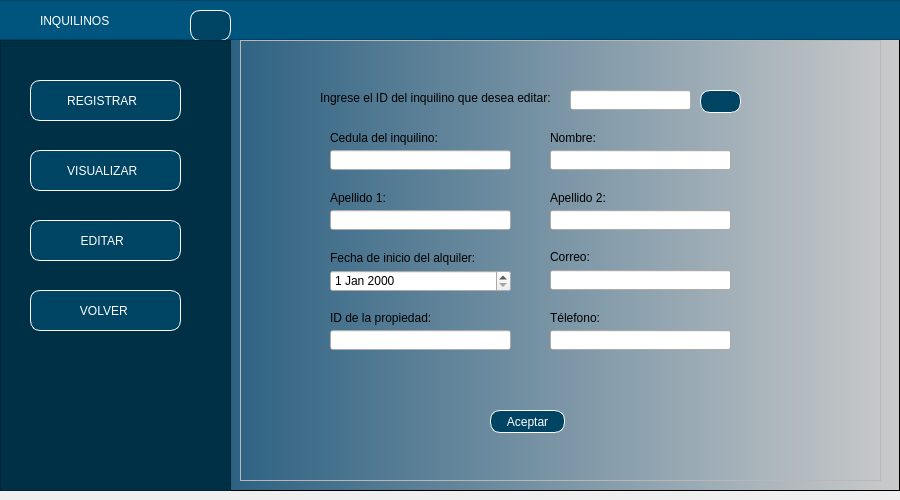
<?xml version="1.0" encoding="UTF-8"?>
<ui version="4.0">
 <class>MainWindow</class>
 <widget class="QMainWindow" name="MainWindow">
  <property name="geometry">
   <rect>
    <x>0</x>
    <y>0</y>
    <width>900</width>
    <height>500</height>
   </rect>
  </property>
  <property name="minimumSize">
   <size>
    <width>900</width>
    <height>500</height>
   </size>
  </property>
  <property name="maximumSize">
   <size>
    <width>900</width>
    <height>16777215</height>
   </size>
  </property>
  <property name="windowTitle">
   <string>MainWindow</string>
  </property>
  <widget class="QWidget" name="centralwidget">
   <layout class="QHBoxLayout" name="horizontalLayout" stretch="0">
    <property name="leftMargin">
     <number>0</number>
    </property>
    <property name="topMargin">
     <number>0</number>
    </property>
    <property name="rightMargin">
     <number>0</number>
    </property>
    <item>
     <widget class="QFrame" name="framefondo">
      <property name="styleSheet">
       <string notr="true">QWidget#framefondo{
background-color: qlineargradient(spread:pad, x1:0, y1:0, x2:1, y2:0, stop:0.039548 rgba(0, 67, 109, 255), stop:1 rgba(203, 203, 203, 255));}</string>
      </property>
      <property name="frameShape">
       <enum>QFrame::StyledPanel</enum>
      </property>
      <property name="frameShadow">
       <enum>QFrame::Raised</enum>
      </property>
      <widget class="QFrame" name="frame_superior">
       <property name="geometry">
        <rect>
         <x>-10</x>
         <y>0</y>
         <width>911</width>
         <height>40</height>
        </rect>
       </property>
       <property name="maximumSize">
        <size>
         <width>16777215</width>
         <height>40</height>
        </size>
       </property>
       <property name="styleSheet">
        <string notr="true">background-color: rgb(0, 85, 127);</string>
       </property>
       <property name="frameShape">
        <enum>QFrame::StyledPanel</enum>
       </property>
       <property name="frameShadow">
        <enum>QFrame::Raised</enum>
       </property>
       <widget class="QLabel" name="label">
        <property name="geometry">
         <rect>
          <x>50</x>
          <y>10</y>
          <width>181</width>
          <height>21</height>
         </rect>
        </property>
        <property name="styleSheet">
         <string notr="true">font: 16pt &quot;Arial&quot;;
color: white;</string>
        </property>
        <property name="text">
         <string>INQUILINOS</string>
        </property>
       </widget>
       <widget class="QPushButton" name="pushButton_5">
        <property name="geometry">
         <rect>
          <x>200</x>
          <y>10</y>
          <width>41</width>
          <height>31</height>
         </rect>
        </property>
        <property name="styleSheet">
         <string notr="true">QPushButton{
font: 87 9pt &quot;Arial&quot;;
background-color: rgb(0, 68, 100);
color:white;
border:1px solid white;
border-radius: 10px;
}


QPushButton:hover {
background-color:qlineargradient(spread:pad, x1:0, y1:0, x2:1, y2:0, stop:0.039548 rgba(0, 67, 109, 255), stop:1 rgba(203, 203, 203, 255))
}</string>
        </property>
        <property name="text">
         <string/>
        </property>
        <property name="icon">
         <iconset>
          <normaloff>./Imagenes/menu.png</normaloff>./Imagenes/menu.png</iconset>
        </property>
       </widget>
      </widget>
      <widget class="QFrame" name="frameBotones">
       <property name="geometry">
        <rect>
         <x>0</x>
         <y>40</y>
         <width>231</width>
         <height>451</height>
        </rect>
       </property>
       <property name="styleSheet">
        <string notr="true">QFrame{
background-color: rgb(0, 48, 70)
}


QPushButton{
font: 87 9pt &quot;Arial&quot;;
background-color: rgb(0, 68, 100);
color:white;
border:1px solid white;
border-radius: 10px;
}


QPushButton:hover {
background-color:qlineargradient(spread:pad, x1:0, y1:0, x2:1, y2:0, stop:0.039548 rgba(0, 67, 109, 255), stop:1 rgba(203, 203, 203, 255))
}</string>
       </property>
       <property name="frameShape">
        <enum>QFrame::StyledPanel</enum>
       </property>
       <property name="frameShadow">
        <enum>QFrame::Raised</enum>
       </property>
       <widget class="QPushButton" name="btnRegistrar_2">
        <property name="geometry">
         <rect>
          <x>30</x>
          <y>40</y>
          <width>151</width>
          <height>41</height>
         </rect>
        </property>
        <property name="layoutDirection">
         <enum>Qt::RightToLeft</enum>
        </property>
        <property name="styleSheet">
         <string notr="true"/>
        </property>
        <property name="text">
         <string>REGISTRAR  </string>
        </property>
        <property name="icon">
         <iconset>
          <normaloff>./Imagenes/registrar.png</normaloff>./Imagenes/registrar.png</iconset>
        </property>
       </widget>
       <widget class="QPushButton" name="btnVisualizar">
        <property name="geometry">
         <rect>
          <x>30</x>
          <y>110</y>
          <width>151</width>
          <height>41</height>
         </rect>
        </property>
        <property name="layoutDirection">
         <enum>Qt::RightToLeft</enum>
        </property>
        <property name="styleSheet">
         <string notr="true"/>
        </property>
        <property name="text">
         <string>VISUALIZAR  </string>
        </property>
        <property name="icon">
         <iconset>
          <normaloff>./Imagenes/buscar.png</normaloff>./Imagenes/buscar.png</iconset>
        </property>
       </widget>
       <widget class="QPushButton" name="btnEditar">
        <property name="geometry">
         <rect>
          <x>30</x>
          <y>180</y>
          <width>151</width>
          <height>41</height>
         </rect>
        </property>
        <property name="layoutDirection">
         <enum>Qt::RightToLeft</enum>
        </property>
        <property name="styleSheet">
         <string notr="true"/>
        </property>
        <property name="text">
         <string>EDITAR  </string>
        </property>
        <property name="icon">
         <iconset>
          <normaloff>./Imagenes/actualizar.png</normaloff>./Imagenes/actualizar.png</iconset>
        </property>
       </widget>
       <widget class="QPushButton" name="btnVolver">
        <property name="geometry">
         <rect>
          <x>30</x>
          <y>250</y>
          <width>151</width>
          <height>41</height>
         </rect>
        </property>
        <property name="layoutDirection">
         <enum>Qt::RightToLeft</enum>
        </property>
        <property name="text">
         <string>VOLVER </string>
        </property>
        <property name="icon">
         <iconset>
          <normaloff>./Imagenes/volver.png</normaloff>./Imagenes/volver.png</iconset>
        </property>
       </widget>
      </widget>
      <widget class="QFrame" name="framePaginas">
       <property name="geometry">
        <rect>
         <x>240</x>
         <y>40</y>
         <width>641</width>
         <height>441</height>
        </rect>
       </property>
       <property name="frameShape">
        <enum>QFrame::StyledPanel</enum>
       </property>
       <property name="frameShadow">
        <enum>QFrame::Raised</enum>
       </property>
       <widget class="QStackedWidget" name="stackedWidget">
        <property name="geometry">
         <rect>
          <x>-10</x>
          <y>0</y>
          <width>661</width>
          <height>461</height>
         </rect>
        </property>
        <property name="currentIndex">
         <number>0</number>
        </property>
        <widget class="QWidget" name="pageEditar">
         <widget class="QLineEdit" name="txtIDinquilinoEditar">
          <property name="geometry">
           <rect>
            <x>340</x>
            <y>50</y>
            <width>121</width>
            <height>20</height>
           </rect>
          </property>
         </widget>
         <widget class="QLabel" name="label_12">
          <property name="geometry">
           <rect>
            <x>90</x>
            <y>50</y>
            <width>301</width>
            <height>16</height>
           </rect>
          </property>
          <property name="styleSheet">
           <string notr="true">font: 9pt &quot;Arial&quot;;
</string>
          </property>
          <property name="text">
           <string>Ingrese el ID del inquilino que desea editar:</string>
          </property>
         </widget>
         <widget class="QPushButton" name="btnAceptar">
          <property name="geometry">
           <rect>
            <x>260</x>
            <y>370</y>
            <width>75</width>
            <height>23</height>
           </rect>
          </property>
          <property name="styleSheet">
           <string notr="true">QPushButton{
font: 87 9pt &quot;Arial&quot;;
background-color: rgb(0, 68, 100);
color:white;
border:1px solid white;
border-radius: 10px;
}


QPushButton:hover {
background-color:rgb(0, 101, 148);
}</string>
          </property>
          <property name="text">
           <string>Aceptar</string>
          </property>
         </widget>
         <widget class="QPushButton" name="btnBuscar">
          <property name="geometry">
           <rect>
            <x>470</x>
            <y>50</y>
            <width>41</width>
            <height>23</height>
           </rect>
          </property>
          <property name="styleSheet">
           <string notr="true">QPushButton{
background-color: rgb(0, 68, 100);
border:1px solid white;
border-radius: 10px;
}


QPushButton:hover {
background-color:rgb(0, 101, 148);
}</string>
          </property>
          <property name="text">
           <string/>
          </property>
          <property name="icon">
           <iconset>
            <normaloff>./Imagenes/buscar.png</normaloff>./Imagenes/buscar.png</iconset>
          </property>
         </widget>
         <widget class="QLabel" name="label_14">
          <property name="geometry">
           <rect>
            <x>100</x>
            <y>100</y>
            <width>47</width>
            <height>13</height>
           </rect>
          </property>
          <property name="text">
           <string/>
          </property>
         </widget>
         <widget class="QPushButton" name="btnRegistrar_9">
          <property name="geometry">
           <rect>
            <x>730</x>
            <y>420</y>
            <width>91</width>
            <height>31</height>
           </rect>
          </property>
          <property name="styleSheet">
           <string notr="true">QPushButton{
font: 87 9pt &quot;Arial&quot;;
background-color: rgb(0, 68, 100);
color:white;
border:1px solid white;
border-radius: 10px;
}


QPushButton:hover {
background-color:rgb(0, 101, 148);
}</string>
          </property>
          <property name="text">
           <string>Registrar</string>
          </property>
         </widget>
         <widget class="QLabel" name="label_65">
          <property name="geometry">
           <rect>
            <x>100</x>
            <y>270</y>
            <width>191</width>
            <height>16</height>
           </rect>
          </property>
          <property name="styleSheet">
           <string notr="true">font: 9pt &quot;Arial&quot;;
</string>
          </property>
          <property name="text">
           <string>ID de la propiedad:</string>
          </property>
         </widget>
         <widget class="QLabel" name="label_15">
          <property name="geometry">
           <rect>
            <x>100</x>
            <y>210</y>
            <width>161</width>
            <height>16</height>
           </rect>
          </property>
          <property name="styleSheet">
           <string notr="true">font: 9pt &quot;Arial&quot;;
</string>
          </property>
          <property name="text">
           <string>Fecha de inicio del alquiler:</string>
          </property>
         </widget>
         <widget class="QDateEdit" name="dateEdit_2">
          <property name="geometry">
           <rect>
            <x>100</x>
            <y>230</y>
            <width>181</width>
            <height>22</height>
           </rect>
          </property>
         </widget>
         <widget class="QLineEdit" name="lineEdit_16">
          <property name="geometry">
           <rect>
            <x>100</x>
            <y>290</y>
            <width>181</width>
            <height>20</height>
           </rect>
          </property>
         </widget>
         <widget class="QLineEdit" name="lineEdit_17">
          <property name="geometry">
           <rect>
            <x>320</x>
            <y>230</y>
            <width>181</width>
            <height>20</height>
           </rect>
          </property>
         </widget>
         <widget class="QLineEdit" name="lineEdit_2">
          <property name="geometry">
           <rect>
            <x>320</x>
            <y>290</y>
            <width>181</width>
            <height>20</height>
           </rect>
          </property>
         </widget>
         <widget class="QLineEdit" name="txtIDpropiedad_4">
          <property name="geometry">
           <rect>
            <x>100</x>
            <y>110</y>
            <width>181</width>
            <height>20</height>
           </rect>
          </property>
         </widget>
         <widget class="QLabel" name="label_16">
          <property name="geometry">
           <rect>
            <x>100</x>
            <y>150</y>
            <width>151</width>
            <height>16</height>
           </rect>
          </property>
          <property name="styleSheet">
           <string notr="true">font: 9pt &quot;Arial&quot;;
</string>
          </property>
          <property name="text">
           <string>Apellido 1:</string>
          </property>
         </widget>
         <widget class="QLabel" name="label_17">
          <property name="geometry">
           <rect>
            <x>320</x>
            <y>90</y>
            <width>151</width>
            <height>16</height>
           </rect>
          </property>
          <property name="styleSheet">
           <string notr="true">font: 9pt &quot;Arial&quot;;
</string>
          </property>
          <property name="text">
           <string>Nombre:</string>
          </property>
         </widget>
         <widget class="QLabel" name="label_18">
          <property name="geometry">
           <rect>
            <x>320</x>
            <y>270</y>
            <width>161</width>
            <height>16</height>
           </rect>
          </property>
          <property name="styleSheet">
           <string notr="true">font: 9pt &quot;Arial&quot;;
</string>
          </property>
          <property name="text">
           <string>Télefono:</string>
          </property>
         </widget>
         <widget class="QLabel" name="label_19">
          <property name="geometry">
           <rect>
            <x>320</x>
            <y>210</y>
            <width>47</width>
            <height>13</height>
           </rect>
          </property>
          <property name="styleSheet">
           <string notr="true">font: 9pt &quot;Arial&quot;;
</string>
          </property>
          <property name="text">
           <string>Correo:</string>
          </property>
         </widget>
         <widget class="QLineEdit" name="txtDireccion_4">
          <property name="geometry">
           <rect>
            <x>320</x>
            <y>110</y>
            <width>181</width>
            <height>20</height>
           </rect>
          </property>
         </widget>
         <widget class="QLineEdit" name="txtNumHabitaciones_4">
          <property name="geometry">
           <rect>
            <x>320</x>
            <y>170</y>
            <width>181</width>
            <height>20</height>
           </rect>
          </property>
         </widget>
         <widget class="QLabel" name="label_21">
          <property name="geometry">
           <rect>
            <x>100</x>
            <y>90</y>
            <width>121</width>
            <height>16</height>
           </rect>
          </property>
          <property name="styleSheet">
           <string notr="true">font: 9pt &quot;Arial&quot;;
</string>
          </property>
          <property name="text">
           <string>Cedula del inquilino:</string>
          </property>
         </widget>
         <widget class="QLabel" name="label_22">
          <property name="geometry">
           <rect>
            <x>320</x>
            <y>150</y>
            <width>131</width>
            <height>16</height>
           </rect>
          </property>
          <property name="styleSheet">
           <string notr="true">font: 9pt &quot;Arial&quot;;
</string>
          </property>
          <property name="text">
           <string>Apellido 2:</string>
          </property>
         </widget>
         <widget class="QLineEdit" name="txtTipoPropiedad_4">
          <property name="geometry">
           <rect>
            <x>100</x>
            <y>170</y>
            <width>181</width>
            <height>20</height>
           </rect>
          </property>
         </widget>
        </widget>
       </widget>
      </widget>
     </widget>
    </item>
   </layout>
  </widget>
 </widget>
 <resources/>
 <connections/>
</ui>
